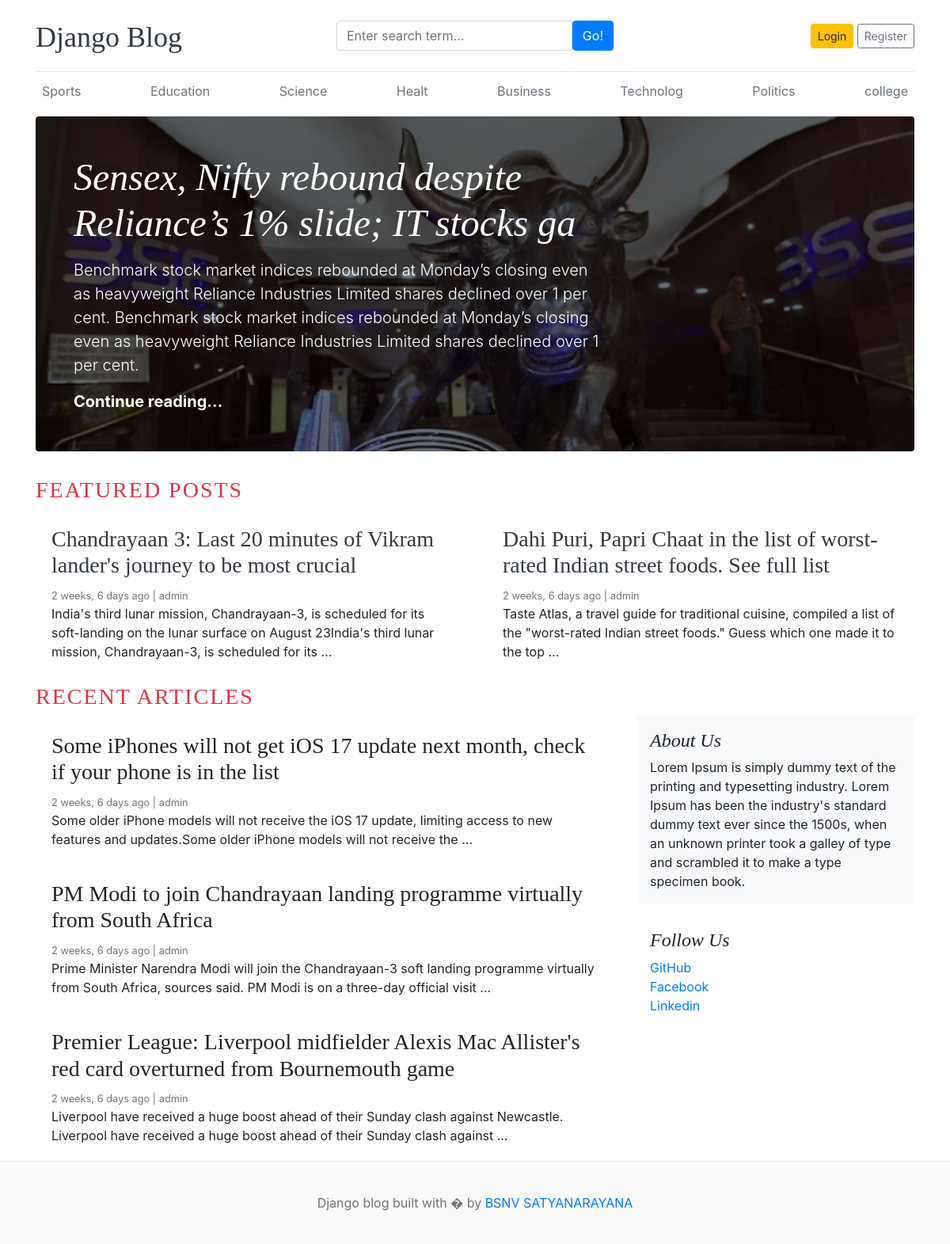
The page / on the database its author committed.
### blog/models.py (models this page shows, shortened)
class Category(models.Model):
    category_name=models.CharField(max_length=50,unique=True)
    created_at=models.DateTimeField(auto_now_add=True)
    updated_at=models.DateTimeField(auto_now=True)
    class Meta:
        verbose_name_plural='categories'

class Blog(models.Model):
    title=models.CharField(max_length=100)
    slug=models.SlugField(max_length=150,unique=True,blank=True)
    category=models.ForeignKey(Category,on_delete=models.CASCADE)
    author=models.ForeignKey(User,on_delete=models.CASCADE)
    featured_image=models.ImageField(upload_to='upload/%Y/%M/%d')
    short_description=models.TextField(max_length=2000)
    blog_body=models.TextField(max_length=5000)
    status=models.CharField(max_length=20,choices=STATUS_CHOICES,default=0)
    is_featured=models.BooleanField(default=False)
    created_at=models.DateTimeField(auto_now_add=True)
    updated_at=models.DateTimeField(auto_now=True)

### social/models.py (models this page shows, shortened)
class About(models.Model):
    about_heading=models.CharField(max_length=25)
    about_description=models.TextField(max_length=255)
    created_at=models.DateTimeField(auto_now_add=True)
    updated_at=models.DateTimeField(auto_now=True)
    class Meta:
        verbose_name_plural='About'

class SocialLink(models.Model):
    platform=models.CharField(max_length=25)
    link=models.URLField(max_length=100)
    created_at=models.DateTimeField(auto_now_add=True)
    updated_at=models.DateTimeField(auto_now=True)

### project1/views.py (the view)
# urls.py: 2. Add a URL to urlpatterns:  path('', views.home, name='home')
def home(request):
    featured_posts=Blog.objects.filter(is_featured=True,status='Published').order_by('-updated_at')
    posts=Blog.objects.filter(is_featured=False,status='Published')
    try:
        about=About.objects.get()
    except:
        about=None
    context={
        'featured_posts':featured_posts,
        'posts':posts,
        'about':about,
    }
    return render(request,'home.html',context)

### blog/context_processors.py (called while the page is built)
def get_categories(request):
    categories=Category.objects.all()
    return dict(categories=categories)

def get_social_links(request):
    social_links=SocialLink.objects.all()
    return dict(social_links=social_links)

### templates/home.html
{% extends 'base.html' %}
{% block content %}
{% for post in featured_posts %}
{% if forloop.first %}
<div class="jumbotron p-3 p-md-5 text-white rounded bg-dark" style="background-image: url({{post.featured_image.url}});background-blend-mode: overlay;background-size:cover;">
    <div class="col-md-8 px-0">
      <h1 class="display-4 font-italic">{{post.title}}</h1>
      <p class="lead my-3">{{post.short_description}}</p>
      <p class="lead mb-0"><a href="{% url 'blogs' post.slug %}" class="text-white font-weight-bold">Continue reading...</a></p>
    </div>
  </div>
  {% endif %}
  {% endfor %}
  <h3 class="text-uppercase text-danger" style="letter-spacing:2px;">Featured Posts</h3>
  <div class="row mb-2">
    {% for post in featured_posts %}
      {% if not forloop.first %}
    <div class="col-md-6">
      <div class="card border-0" >
        <div class="card-body">
          <h3><a href="{% url 'blogs' post.slug %}" class="text-dark">{{post.title}}</a></h3>
          <small class="mb-1 text-muted">{{post.created_at | timesince}} ago | {{post.author}}</small>
          <p class="card-text">{{post.short_description | truncatewords:25}}</p>
        </div>
      </div>
    </div>
      {% endif %}
    {% endfor %}
  </div>
  <h3 class="text-uppercase text-danger" style="letter-spacing:2px;">Recent Articles</h3>
  <main role="main" class="container p-0">
    <div class="row">
      <div class="col-md-8 blog-main">
        {% for post in posts %}
        <div class="card border-0" >
          <div class="card-body">
            <h3>{{post.title}}</h3>
            <small class="mb-1 text-muted">{{post.created_at | timesince}} ago | {{post.author}}</small>
            <p class="card-text">{{post.short_description | truncatewords:25}}</p>
          </div>
        </div>
        {% endfor %}
      </div>
      <aside class="col-md-4 blog-sidebar">
        <div class="p-3 mb-3 bg-light rounded">
          <h4 class="font-italic">{{about.about_heading}}</h4>
          <p class="mb-0">{{about.about_description}}</p>
        </div>
        {% if social_links %}
        <div class="p-3">
          <h4 class="font-italic">Follow Us</h4>
          <ol class="list-unstyled">
            {% for i in social_links  %}
            <li><a href="{{i.link}}" target="_blank">{{i.platform}}</a></li>
            {% endfor %}
          </ol>
        </div>
      </aside>
    {% endif %}
    </div>
  </main>
</div>
{% endblock  %}

### templates/base.html (shortened to what this page needs)
{% load static %}
<!DOCTYPE html>
<html lang="en">
<head>
    <link href="https://getbootstrap.com/docs/4.0/dist/css/bootstrap.min.css" rel="stylesheet">
    <link href="{% static 'css/blog.css' %}" rel="stylesheet">
    <link rel="stylesheet" href="https://cdnjs.cloudflare.com/ajax/libs/font-awesome/4.7.0/css/font-awesome.min.css">
  </head>
<body>
    <div class="container">
      <header class="blog-header py-3">
        <div class="row flex-nowrap justify-content-between align-items-center">
          <div class="col-4 pt-1">
            <a class="blog-header-logo text-dark" href="/">Django Blog</a>
          </div>
          <div class="col-4">
             <form action="{% url 'search' %}" method="GET">
              <div class="input-group">
                <input class="form-control" type="text" name="keyword" value="{{keyword}}" placeholder="Enter search term..." aria-label="Enter search term..." aria-describedby="button-search" />
                <button type="submit" class="btn btn-primary" id="button-search" type="button">Go!</button>
            </div>
             </form>
          </div>
          <div class="col-4 d-flex justify-content-end align-items-center">
            {% if not user.is_authenticated %}
            <a class="btn btn-sm btn-warning" href="{% url 'login' %}">Login</a> &nbsp;
            <a class="btn btn-sm btn-outline-secondary" href="{% url 'register' %}">Register</a>
          </div>
            {% else %}
            <span><a href="{% url 'dashboard' %}">Dashboard</a></span>
            &emsp;
            <span><a href="{% url 'logout' %}">Logout</a></span>
            {% endif %}
        </div>
      </header>
      <div class="nav-scroller py-1 mb-2">
        <nav class="nav d-flex justify-content-between">
          {% for cat in categories %}
          <a class="p-2 text-muted" href="{% url 'posts_by_category' cat.id %}">{{cat.category_name}}</a>
          {% endfor %}
        </nav>
      </div>
{% block content %}
{% endblock  %}
<footer class="blog-footer">
    <p>Django blog built with � by <a href="#">BSNV SATYANARAYANA</a></p>
  </footer>
  </body>
  </html>

### project1/static/css/blog.css (style rules this page uses)
.blog-header { border-bottom: 1px solid #e5e5e5; }
.blog-header-logo { font-family: "Playfair Display", Georgia, "Times New Roman", serif; font-size: 2.25rem; }
h1, h2, h3, h4, h5, h6 { font-family: "Playfair Display", Georgia, "Times New Roman", serif; }
.display-4 { font-size: 2.5rem; }
@media (min-width: 768px) { .display-4 { font-size: 3rem; } }
.blog-footer { padding: 2.5rem 0; color: #727272; text-align: center; background-color: #f9f9f9; border-top: .05rem solid #e5e5e5; }
.blog-footer p:last-child { margin-bottom: 0; }

### rows shown on the page
Category: category_name "Sports"
Category: category_name "Education"
Category: category_name "Science"
Category: category_name "Healt"
Category: category_name "Business"
Category: category_name "Technolog"
Category: category_name "Politics"
Category: category_name "college"
Blog: featured_image (picture), title "Sensex, Nifty rebound despite Reliance’s 1% slide; IT stocks ga", short_description "Benchmark stock market indices rebounded at Monday’s closing even as heavyweight Reliance Industries Limited shares declined over 1 per cent. Benchmark stock market indices rebounded at Monday’s closing even as heavyweight Reliance Industries Limited shares declined over 1 per cent."
Blog: title "Chandrayaan 3: Last 20 minutes of Vikram lander's journey to be most crucial", created_at "2 weeks, 6 days", author "admin", short_description "India's third lunar mission, Chandrayaan-3, is scheduled for its soft-landing on the lunar surface on August 23India's third lunar mission, Chandrayaan-3, is scheduled for its …"
Blog: title "Dahi Puri, Papri Chaat in the list of worst-rated Indian street foods. See full list", created_at "2 weeks, 6 days", author "admin", short_description "Taste Atlas, a travel guide for traditional cuisine, compiled a list of the \"worst-rated Indian street foods.\" Guess which one made it to the top …"
Blog: title "Some iPhones will not get iOS 17 update next month, check if your phone is in the list", created_at "2 weeks, 6 days", author "admin", short_description "Some older iPhone models will not receive the iOS 17 update, limiting access to new features and updates.Some older iPhone models will not receive the …"
Blog: title "PM Modi to join Chandrayaan landing programme virtually from South Africa", created_at "2 weeks, 6 days", author "admin", short_description "Prime Minister Narendra Modi will join the Chandrayaan-3 soft landing programme virtually from South Africa, sources said. PM Modi is on a three-day official visit …"
Blog: title "Premier League: Liverpool midfielder Alexis Mac Allister's red card overturned from Bournemouth game", created_at "2 weeks, 6 days", author "admin", short_description "Liverpool have received a huge boost ahead of their Sunday clash against Newcastle. Liverpool have received a huge boost ahead of their Sunday clash against …"
About: about_heading "About Us", about_description "Lorem Ipsum is simply dummy text of the printing and typesetting industry. Lorem Ipsum has been the industry's standard dummy text ever since the 1500s, when an unknown printer took a galley of type and scrambled it to make a type specimen book."
SocialLink: platform "GitHub"
SocialLink: platform "Facebook"
SocialLink: platform "Linkedin"
